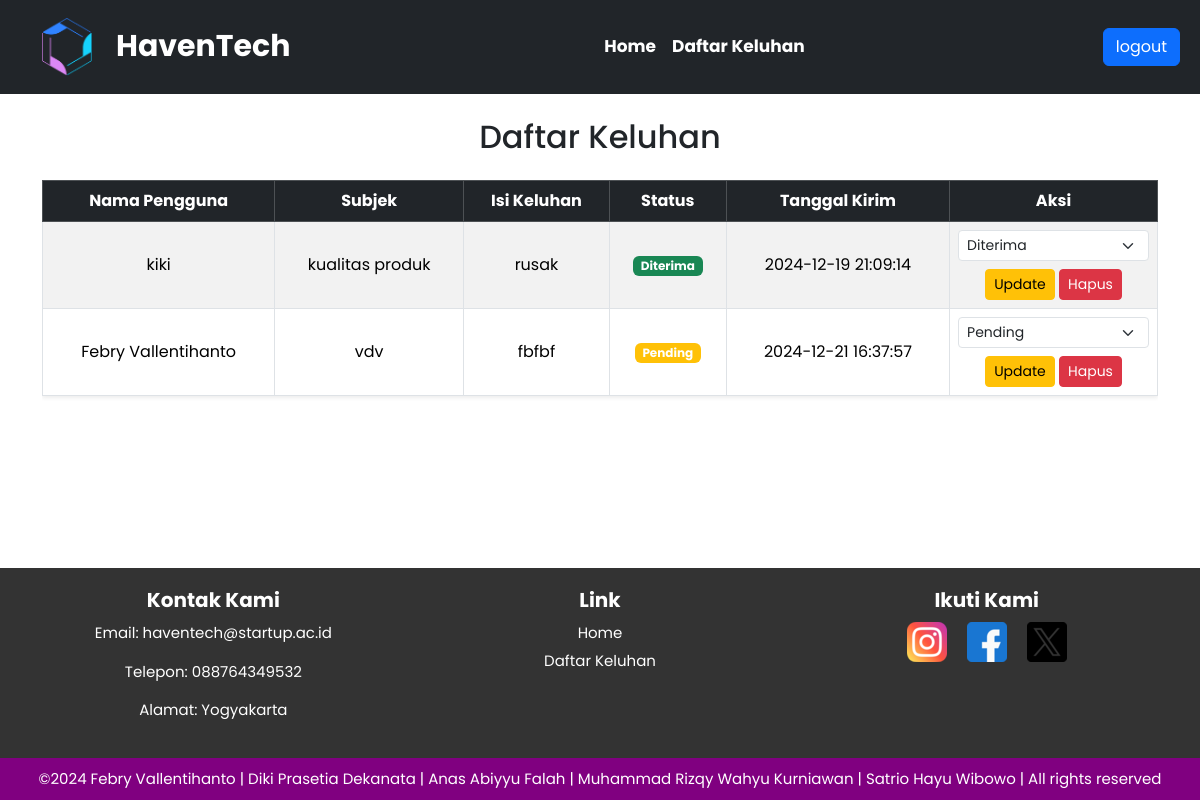
The app's page /cs/daftar_keluhan.php with its own data.
### tables this page shows
CREATE TABLE `keluhan` (
  `id_keluhan` int(11) NOT NULL,
  `id_user` int(11) NOT NULL,
  `subjek` varchar(255) NOT NULL,
  `isi_keluhan` text NOT NULL,
  `status` enum('Pending','Diterima','Ditolak') DEFAULT 'Pending',
  `tanggal_kirim` datetime DEFAULT current_timestamp()
);

CREATE TABLE `pengguna` (
  `id` int(11) NOT NULL,
  `nama` varchar(100) NOT NULL,
  `email` varchar(100) NOT NULL,
  `password` varchar(255) NOT NULL,
  `key` text DEFAULT NULL,
  `alamat` text DEFAULT NULL,
  `telepon` varchar(15) DEFAULT NULL
);

### cs/daftar_keluhan.php (the view, shortened to what this page needs)
<?php
include('../config.php');
$query = "SELECT keluhan.*, pengguna.nama FROM keluhan
          JOIN pengguna ON keluhan.id_user = pengguna.id";
$result = $conn->query($query);
?>
<!DOCTYPE html>
<html lang="en">
<head>
    <link href="https://cdn.jsdelivr.net/npm/bootstrap@5.3.3/dist/css/bootstrap.min.css" rel="stylesheet">
    <link rel="stylesheet" href="../css/home.css">
</head>
<body>
    <header>
        <nav class="navbar navbar-expand-lg navbar-dark bg-dark">
            <div class="container-fluid">
                <div class="d-flex align-items-center">
                    <div class="logo me-3">
                        <a href="cs_home.php">
                            <img src="../asset/logo.png" alt="logo" height="40">
                        </a>
                    </div>
                    <a class="navbar-brand ms-2" href="cs_home.php">HavenTech</a>
                </div>
                <div class="collapse navbar-collapse" id="navbarNav">
                    <ul class="navbar-nav ms-auto mb-2 mb-lg-0">
                        <li class="nav-item">
                            <a class="nav-link" href="cs_home.php">Home</a>
                        </li>
                        <li class="nav-item">
                            <a class="nav-link" href="daftar_keluhan.php">Daftar Keluhan</a>
                        </li>
                    </ul>
                </div>
                <div class="auth">
                    <a class="btn btn-primary me-2" href="../pengguna/login_worker.php">logout</a>
                </div>
            </div>
        </nav>
    </header>
    <main>
        <h2 class="text-center my-4 text-dark">Daftar Keluhan</h2>
        <div class="container">
            <div class="table-responsive">
                <table class="table table-bordered table-hover table-striped shadow-sm">
                    <thead class="table-dark">
                        <tr>
                            <th class="text-center">Nama Pengguna</th>
                            <th class="text-center">Subjek</th>
                            <th class="text-center">Isi Keluhan</th>
                            <th class="text-center">Status</th>
                            <th class="text-center">Tanggal Kirim</th>
                            <th class="text-center">Aksi</th>
                        </tr>
                    </thead>
                    <tbody>
                        <?php while ($row = $result->fetch_assoc()): ?>
                            <tr>
                                <td class="text-center align-middle"><?= htmlspecialchars($row['nama']) ?></td>
                                <td class="text-center align-middle"><?= htmlspecialchars($row['subjek']) ?></td>
                                <td class="text-center align-middle"><?= htmlspecialchars($row['isi_keluhan']) ?></td>
                                <td class="text-center align-middle">
                                    <span class="badge bg-<?= getStatusBadgeClass($row['status']) ?>">
                                        <?= htmlspecialchars($row['status']) ?>
                                    </span>
                                </td>
                                <td class="text-center align-middle"><?= htmlspecialchars($row['tanggal_kirim']) ?></td>
                                <td class="text-center align-middle">
                                    <form method="POST" action="update_status_keluhan.php" class="d-inline">
                                        <select name="status" class="form-select form-select-sm">
                                            <option value="Pending" <?= $row['status'] === 'Pending' ? 'selected' : '' ?>>Pending</option>
                                            <option value="Diterima" <?= $row['status'] === 'Diterima' ? 'selected' : '' ?>>Diterima</option>
                                        </select>
                                        <button type="submit" class="btn btn-warning btn-sm mt-2">Update</button>
                                    </form>
                                    <form method="POST" action="hapus_keluhan.php" class="d-inline">
                                        <button type="submit" class="btn btn-danger btn-sm mt-2" onclick="return confirm('Apakah Anda yakin ingin menghapus keluhan ini?')">Hapus</button>
                                    </form>
                                </td>
                            </tr>
                        <?php endwhile; ?>
                    </tbody>
                </table>
            </div>
        </div>
        <?php
        function getStatusBadgeClass($status)
        {
            switch ($status) {
                case 'Diterima':
                    return 'success';
                default:
                    return 'warning';
            }
        }
        ?>
    </main>
    <footer class="footer">
        <div class="footer-kontak">
            <h3>Kontak Kami</h3>
            <p>Email: haventech@startup.ac.id</p>
            <p>Telepon: 088764349532 </p>
            <p>Alamat: Yogyakarta</p>
        </div>
        <div class="footer-kontak">
            <h3>Link</h3>
            <div class="footer-link">
                <a href="cs_home.php">Home</a>
                <a href="daftar_keluhan.php">Daftar Keluhan</a>
            </div>
        </div>
        <div class="footer-kontak">
            <h3>Ikuti Kami</h3>
            <div class="footer-icon">
                <a href="https://www.instagram.com/"><img src="../asset/icon1.png"></a>
                <a href="https://www.facebook.com/?locale=id_ID"><img src="../asset/icon2.png"></a>
                <a href="https://x.com/?lang=id"><img src="../asset/icon3.png"></a>
            </div>
        </div>
    </footer>
    <div class="footer-copyright">
        &copy;2024 Febry Vallentihanto | Diki Prasetia Dekanata | Anas Abiyyu Falah | Muhammad Rizqy Wahyu Kurniawan | Satrio Hayu Wibowo | All rights reserved
    </div>
</body>
</html>

### css/home.css (style rules this page uses)
body { background-color: white; color: black; text-align: center; font-family: "Poppins"; background-size: cover; background-position: center; background-attachment: fixed; display: flex; flex-direction: column; min-height: 100vh; }
.container-fluid { margin-top: 10px; margin-bottom: 10px; }
.logo img { width: 50px; height: auto; margin-left: 30px; }
.navbar-nav { margin: auto; }
.navbar-brand { font-size: 30px; font-weight: bold; }
.nav-link { color: white; font-size: 17px; font-weight: bold; }
.auth { align-items: center; }
.footer { display: flex; justify-content: space-around; align-items: flex-start; padding: 20px; background-color: #333; color: white; flex-wrap: wrap; margin-top: auto; }
.footer-kontak { display: flex; flex-direction: column; margin: 0 10px; flex: 1; text-align: center; }
.footer-kontak h3 { margin-bottom: 10px; color: white; font-size: 20px; font-weight: bold; }
.footer-kontak p { font-size: 15px; }
.footer-icon { display: flex; justify-content: center; gap: 20px; }
.footer-icon img { width: 40px; height: 40px; display: flex; }
.footer-link { display: flex; flex-direction: column; }
.footer-link a { color: white; margin-bottom: 5px; text-decoration: none; font-size: 15px; }
.footer-copyright { background-color: purple; padding: 10px; text-align: center; color: white; font-size: 15px; }

### records on screen
keluhan: id_user.nama "kiki", subjek "kualitas produk", isi_keluhan "rusak", status "Diterima", tanggal_kirim "2024-12-19 21:09:14"
keluhan: id_user.nama "Febry Vallentihanto", subjek "vdv", isi_keluhan "fbfbf", status "Pending", tanggal_kirim "2024-12-21 16:37:57"
